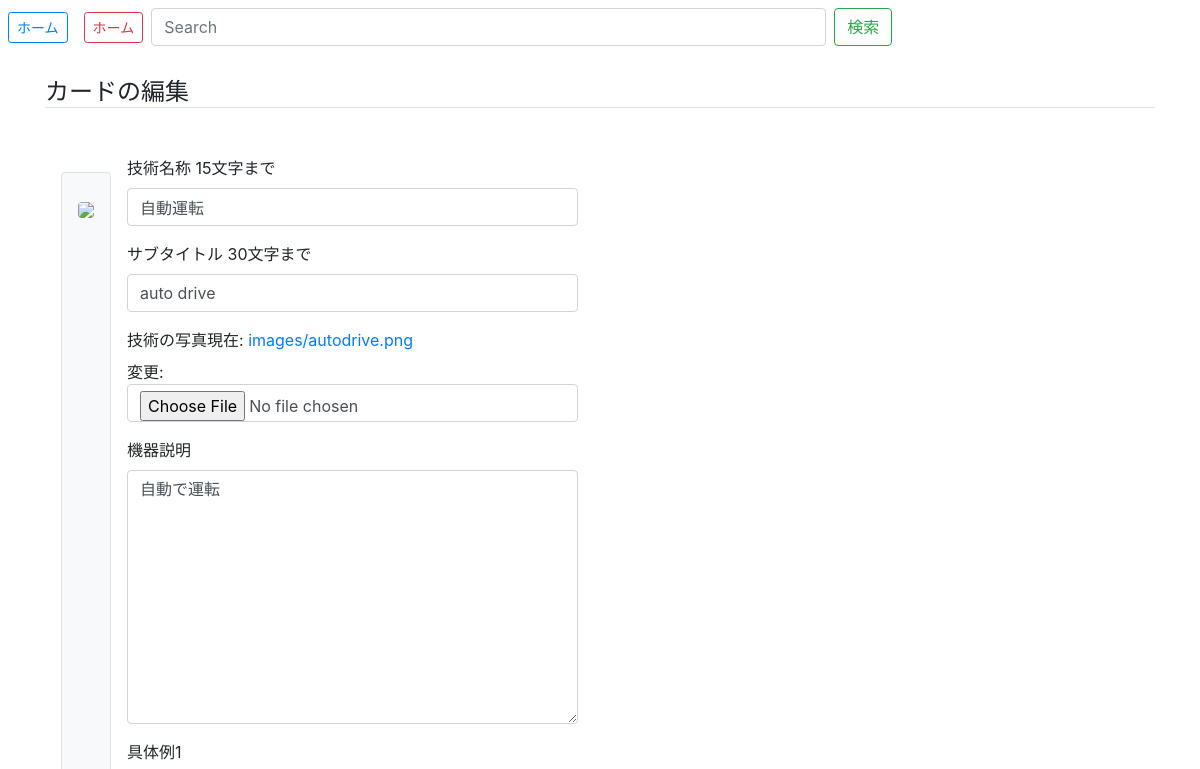
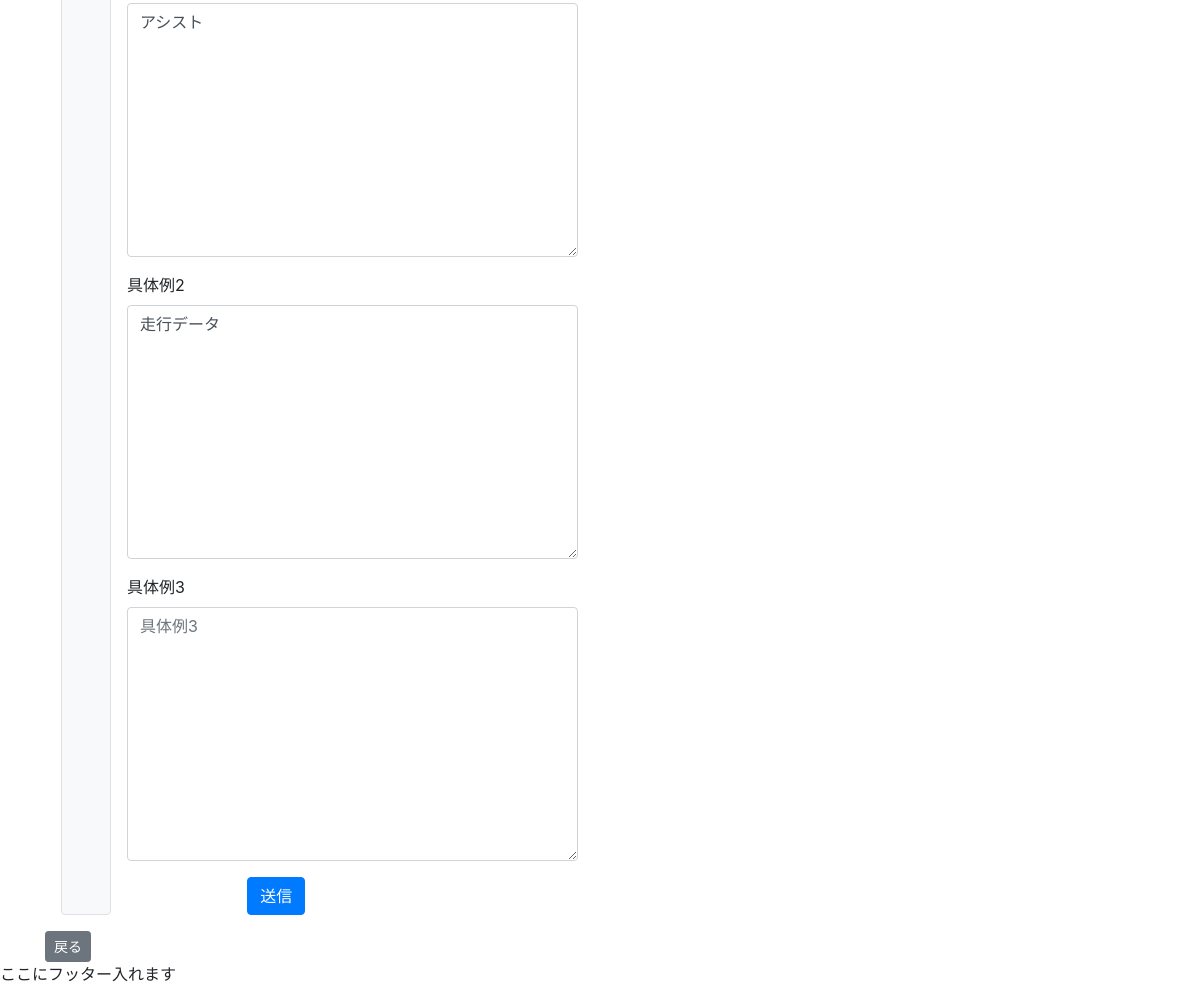
/card/mod/6/, run on an earlier commit of the app's database (2 pictures, top to bottom).
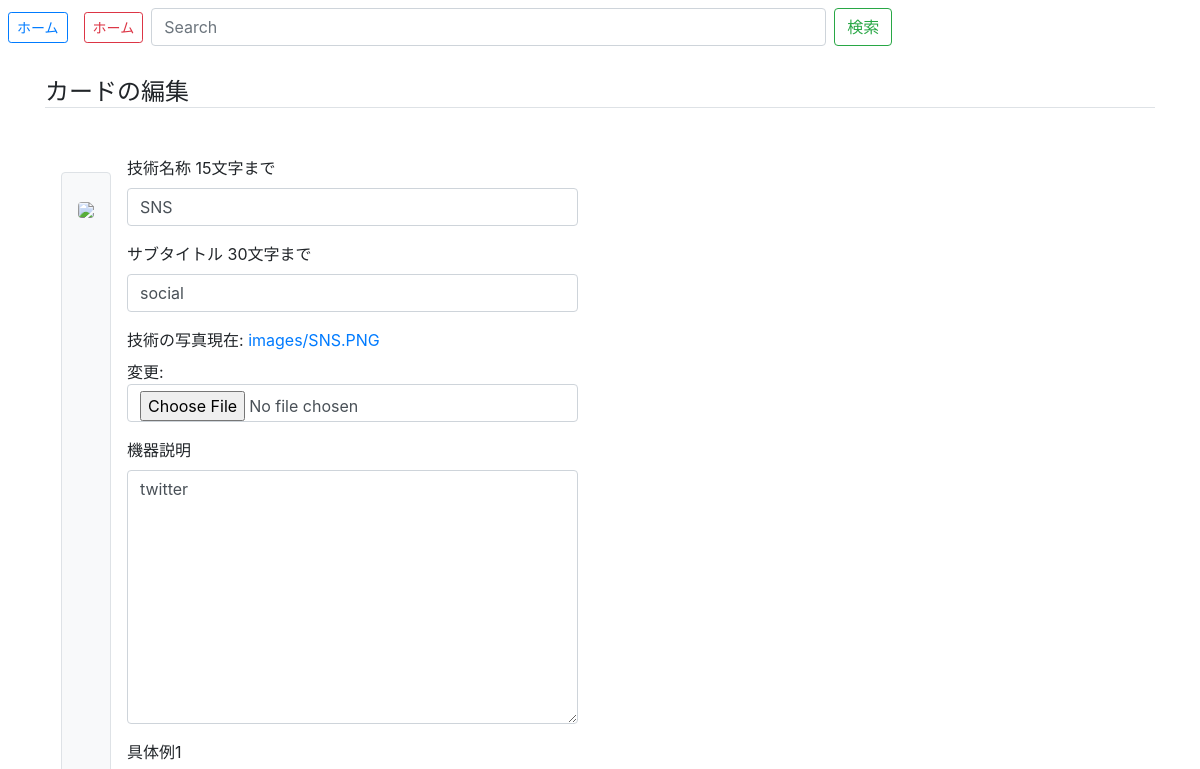
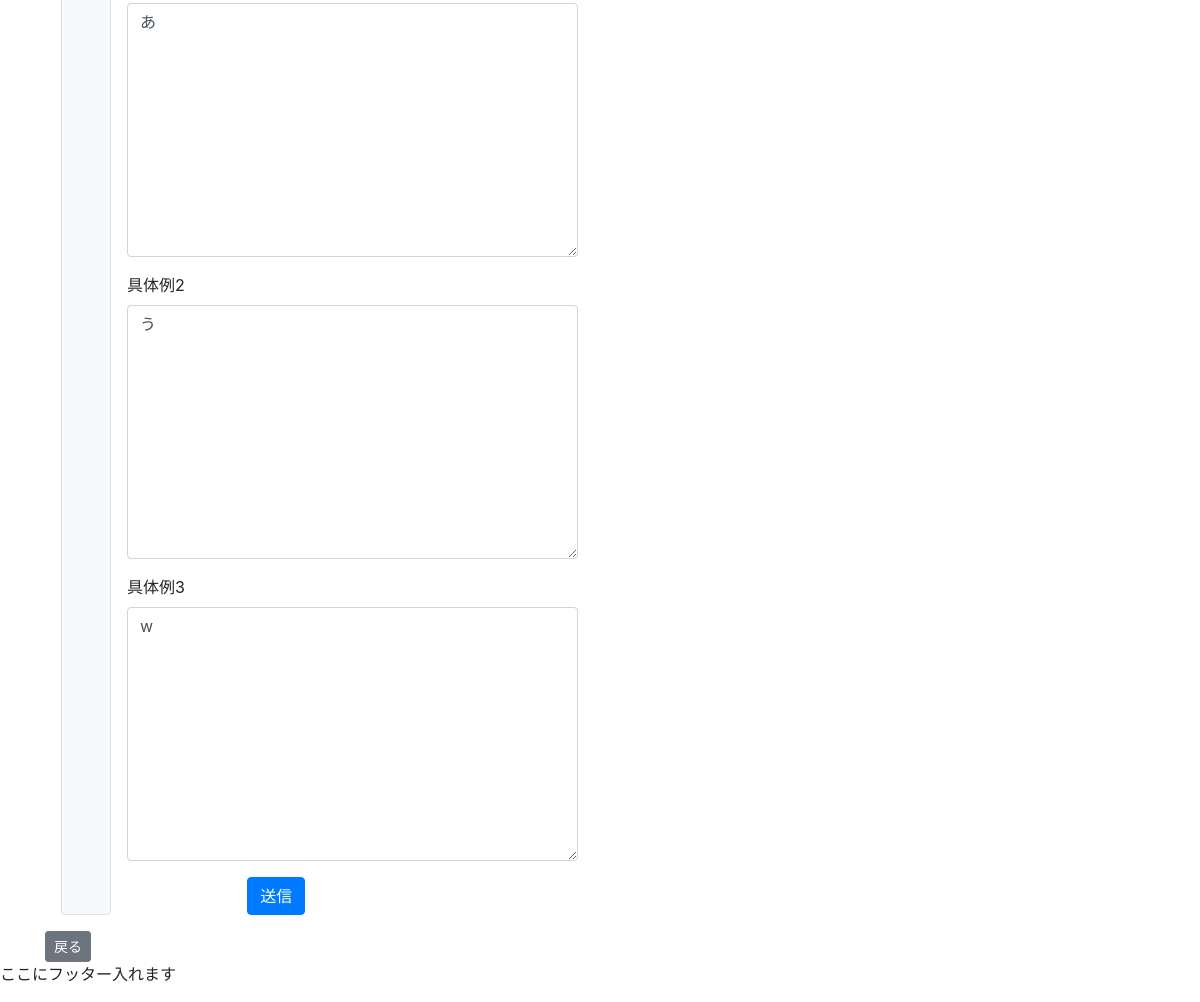
And on a later commit of the database (2 pictures, top to bottom).
### cms/models.py (models this page shows, shortened)
class Card(models.Model):
    title = models.CharField('技術名称 15文字まで', max_length=15)
    subtitle = models.CharField('サブタイトル 30文字まで', max_length=30, blank=True, null=True)
    tags =  TaggableManager('タグ', blank=True) #タグ付する
    tecimg = models.ImageField(verbose_name='技術の写真', upload_to='images/',) #imagefild->filefildにしたら動画もいけるようになるかも
    tec_desc = models.TextField('機器説明 ',)
    desc1 = models.TextField('具体例1 ',) #必要に応じて追加できるようにしたい
    desc2 = models.TextField('具体例2 ',)
    desc3 = models.TextField('具体例3',)
    created_at = models.DateTimeField('作成日', auto_now_add=True)

### cms/views.py (the view)
# urls.py: path('card/mod/<int:card_id>/', views.card_edit, name='card_mod'),  # 修正
def card_edit(request, card_id=None):
    if card_id:   # card_id が指定されている (修正時)
        card = get_object_or_404(Card, pk=card_id)
    else:         # card_id が指定されていない (追加時)
        card = Card()
    if request.method == 'POST':
        card = Card()
        form = CardForm(request.POST, request.FILES, instance=card,)  # POST された request データからフォームを作成、描画
        if form.is_valid():    # フォームのバリデーション
            card = form.save(commit=False)
            card.save()
            return redirect('cms:card_list')
    else:    # GET の時
        form = CardForm(instance=card)  # card インスタンスからフォームを作成
    return render(request, 'cms/card_edit.html', dict(form=form, card_id=card_id))

### cms/forms.py
class CardForm(ModelForm):
    def __init__(self, *args, **kwd):
        super(CardForm, self).__init__(*args, **kwd)
        self.fields["subtitle"].required = False
        self.fields["desc2"].required = False
        self.fields["desc3"].required = False
    class Meta:
        model = Card
        fields = ('title','subtitle', 'tags', 'tecimg', 'tec_desc', 'desc1','desc2','desc3')

### cms/templates/cms/card_edit.html (shortened to what this page needs)
{% extends "cms/base.html" %}
{% load bootstrap4 %}
{% block content %}
    <h4 class="mt-4 mb-5 border-bottom">カードの編集</h4>
     <div class="d-flex flex-wrap">
      <div class="text-center width=200px py-2 px-3 my-3 mx-3 border bg-light rounded">
        <img class="rounded" src={{card.tecimg.url}} max-width="200" height="150">
      </div>
      <div>
      {% if card_id %}
        <form method="POST" class="post-form" enctype="multipart/form-data" action="{% url 'cms:card_mod' card_id=card_id %}">
      {% else %}
        <form method="POST" class="post-form" enctype="multipart/form-data" action="{% url 'cms:card_add' %}">
      {% endif %}
      {% bootstrap_form form layout='horizontal' %}
        <div class="form-group row">
          <div class="offset-md-3 col-md-9">
            <button type="submit" class="btn btn-primary">送信</button>
          </div>
        </div>
        </form>
      </div>
    </div>
    <a href="{% url 'cms:card_list' %}" class="btn btn-secondary btn-sm">戻る</a>
{% endblock content %}

### cms/templates/cms/base.html (shortened to what this page needs)
{% load i18n static %}
<!DOCTYPE html>{% get_current_language as LANGUAGE_CODE %}
<html lang="{{ LANGUAGE_CODE|default:"en-us" }}">
<head>
<link rel="stylesheet" href="{% static 'cms/css/bootstrap.min.css' %}">
</head>
<body>
  <header>
    <div class="d-flex flex-wrap">
      <a href="" class="d-flex align-items-center my-auto mx-2 my-2 btn btn-outline-primary btn-sm">ホーム</a>
      <a href="" class="d-flex align-items-center my-auto mx-2 my-2 btn btn-outline-danger btn-sm">ホーム</a>
      <form class="center-block form-inline w-75 py-2 my-2 my-lg-0" action="{% url 'cms:card_search' %}" method="GET">
        <input class="w-75 form-control mr-sm-2" type="search" name="q" value="{{ request.GET.q }}" placeholder="Search" aria-label="Search">
        <button class="btn btn-outline-success my-2 my-sm-0" type="submit">検索</button>
      </form>
    </div>
  </header>
  <div class="container">
    {% block content %}{% endblock %}
  </div>
  <footer>
    <p>ここにフッター入れます</p>
  </footer>
</body>
</html>

What changed in the data, as far as the page shows it:
changed Card: title "自動運転" → "SNS"; subtitle "auto drive" → "social"; tec_desc "自動で運転" → "twitter"; desc1 "アシスト" → "あ"; desc2 "走行データ" → "う"; desc3 (not shown) → "w"
Also different on the page:
text no longer shown: "技術名称 15文字まで サブタイトル 30文字まで 技術の写真 現在: images/autodrive.png 変更: 機器説明 具体例1 具体例2 具体例3"
text now shown: "技術名称 15文字まで サブタイトル 30文字まで 技術の写真 現在: images/SNS.PNG 変更: 機器説明 具体例1 具体例2 具体例3"
